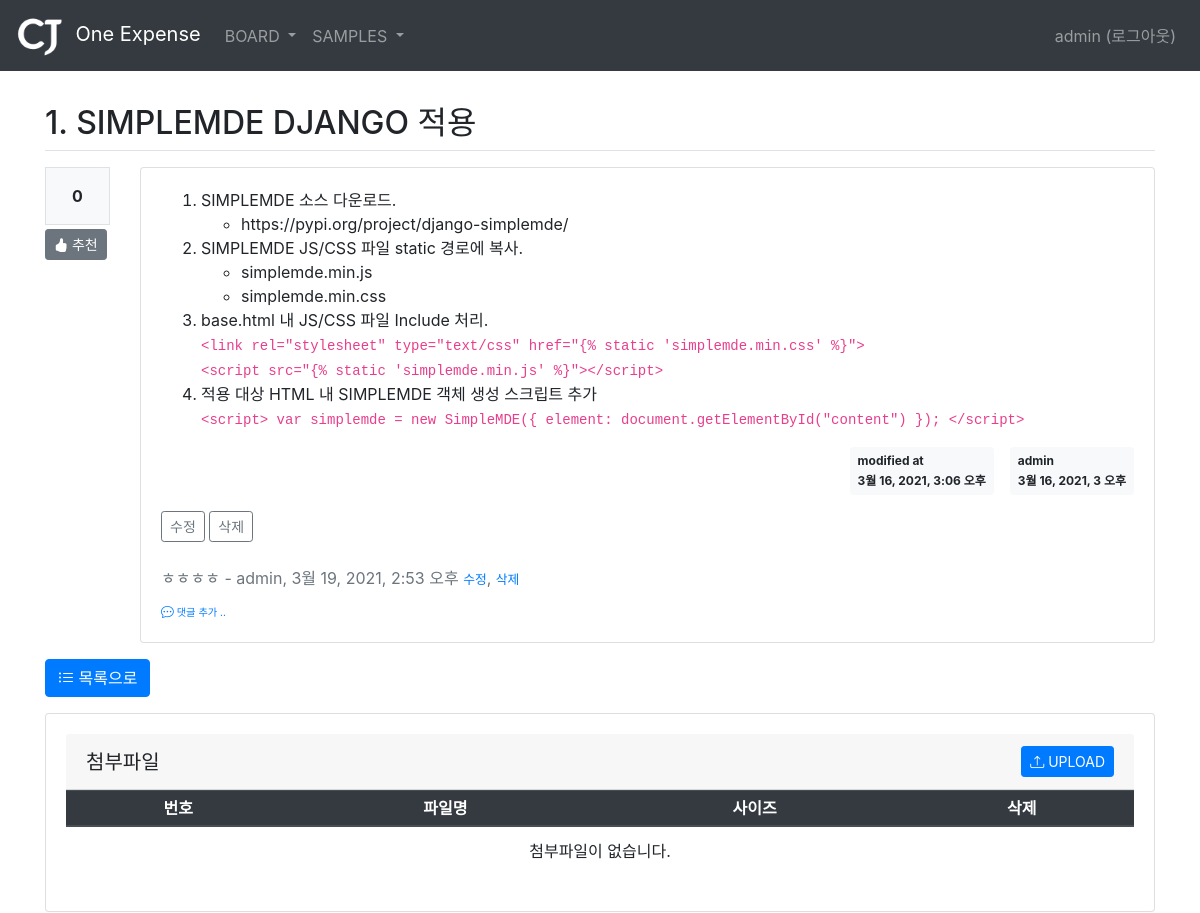
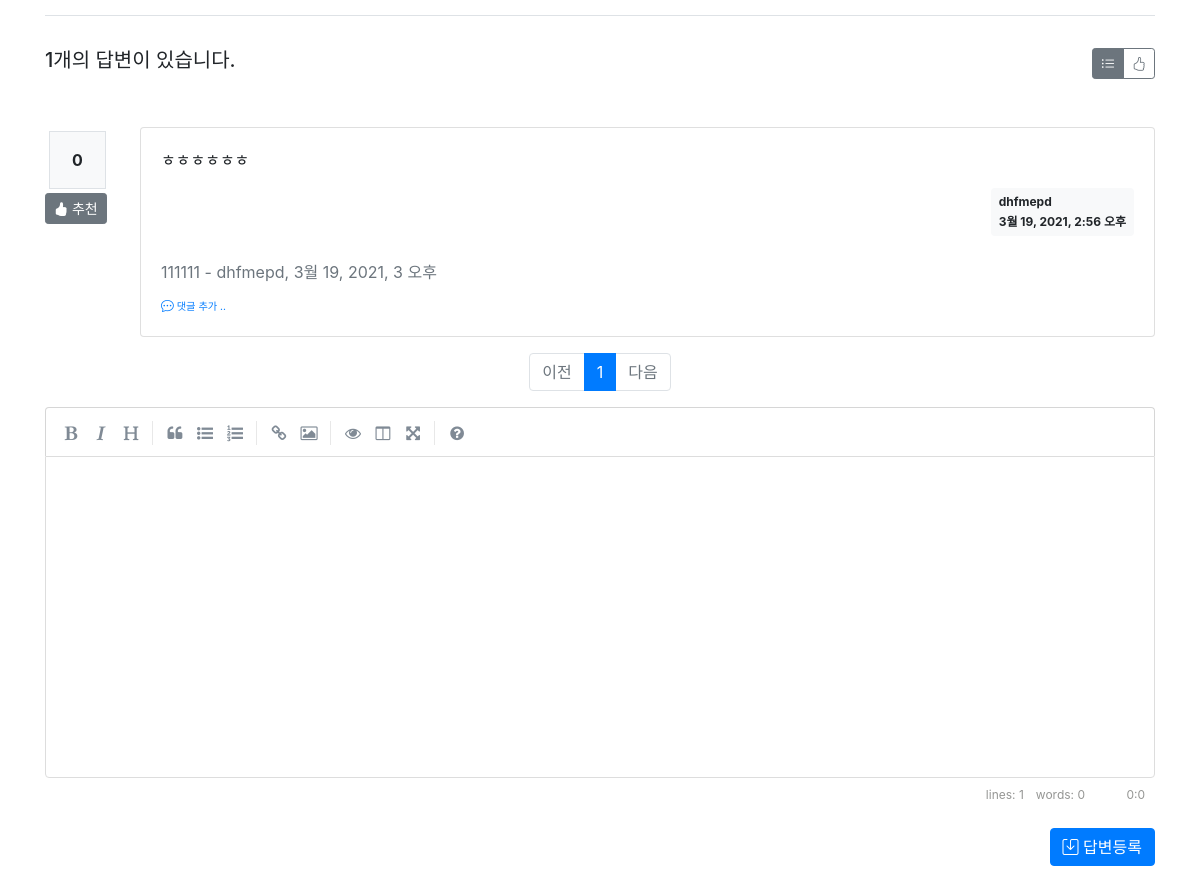
Page /board/board/detail/309/ (signed in) on the committed database (2 pictures, top to bottom).
### board/models.py (models this page shows, shortened)
class Board(models.Model):
    menu = models.ForeignKey(Menu, on_delete=models.CASCADE, related_name='menu_board')
    author = models.ForeignKey(User, on_delete=models.CASCADE, related_name='author_board')
    subject = models.CharField(max_length=200)
    content = models.TextField()
    hit_count = models.IntegerField(default=0)
    create_date = models.DateTimeField()
    modify_date = models.DateTimeField(null=True, blank=True)
    voter = models.ManyToManyField(User, related_name='voter_board')

class Comment(models.Model):
    author = models.ForeignKey(User, on_delete=models.CASCADE)
    content = models.TextField()
    create_date = models.DateTimeField()
    modify_date = models.DateTimeField(null=True, blank=True)
    board = models.ForeignKey(Board, null=True, blank=True, on_delete=models.CASCADE)
    reply = models.ForeignKey(Reply, null=True, blank=True, on_delete=models.CASCADE)

class Reply(models.Model):
    author = models.ForeignKey(User, on_delete=models.CASCADE, related_name='author_reply')
    board = models.ForeignKey(Board, on_delete=models.CASCADE)
    content = models.TextField()
    create_date = models.DateTimeField()
    modify_date = models.DateTimeField(null=True, blank=True)
    voter = models.ManyToManyField(User, related_name='voter_reply')

### board/views/base_views.py (the view)
# urls.py: path('board/detail/<int:board_id>/', base_views.detail, name='detail'),
@login_required(login_url='common:login')
def detail(request, board_id):
    page = request.GET.get('page', '1')  # 페이지
    so = request.GET.get('so', 'recent')  # 정렬기준
    board = get_object_or_404(Board, pk=board_id)
    board.hit_count += 1
    board.save()
    if so == 'recommend':
        reply_list = board.reply_set.all().annotate(num_voter=Count('voter')).order_by('-num_voter', '-create_date')
    else:  # recent
        reply_list = board.reply_set.all().order_by('-create_date')
    paginator = Paginator(reply_list, 5)  # 페이지당 5개씩 보여주기
    page_obj = paginator.get_page(page)
    fileForm = FileForm()
    file_list = File.objects.filter(ref_type='board', ref_id=board.id).order_by('-create_date')
    context = {'board': board, 'reply_list': page_obj, 'so': so, 'page': page, 'fileForm': fileForm, 'file_list': file_list, 'ref_type': 'board', 'ref_id': board.id}
    return render(request, 'board/board_detail.html', context)

### board/templatetags/board_filter.py (called while the page is built)
@register.filter()
def mark(value):
    extensions = ["nl2br", "fenced_code"]
    return mark_safe(markdown.markdown(value, extensions=extensions))

### templates/board/board_detail.html (shortened to what this page needs)
{% extends 'base.html' %}
{% load board_filter %}
{% block content %}
<div class="container my-3" style="padding-top:80px">
    <h2 class="border-bottom py-2">{{ board.subject }}</h2>
    <div class="row my-3">
        <div class="col-1">
            <div class="bg-light text-center p-3 border font-weight-bolder mb-1">{{board.voter.count}}</div>
            <a href="#" data-uri="{% url 'board:vote_board' board.id  %}"
               class="recommend btn btn-sm btn-secondary"><i class="bi bi-hand-thumbs-up-fill"></i> 추천</a>
        </div>
        <div class="col-11">
            <div class="card">
                <div class="card-body">
                    <div class="card-text">{{ board.content|mark }}</div>
                    <div class="d-flex justify-content-end">
                        {% if board.modify_date %}
                        <div class="badge badge-light p-2 text-left mx-3">
                            <div class="mb-2">modified at</div>
                            <div>{{ board.modify_date }}</div>
                        </div>
                        {% endif %}
                        <div class="badge badge-light p-2 text-left">
                            <div class="mb-2">{{ board.author.username }}</div>
                            <div>{{ board.create_date }}</div>
                        </div>
                    </div>
                    {% if request.user == board.author %}
                    <div class="my-3">
                        <a href="{% url 'board:board_modify' board.id  %}"
                           class="btn btn-sm btn-outline-secondary">수정</a>
                        <a href="#" class="delete btn btn-sm btn-outline-secondary"
                           data-uri="{% url 'board:board_delete' board.id  %}">삭제</a>
                    </div>
                    {% endif %}
                    {% if board.comment_set.count > 0 %}
                    <div class="mt-3">
                    {% for comment in board.comment_set.all %}
                        <div class="comment py-2 text-muted">
                            <span style="white-space: pre-line;">{{ comment.content }}</span>
                            <span>
                                - {{ comment.author }}, {{ comment.create_date }}
                            </span>
                            {% if request.user == comment.author %}
                            <a href="{% url 'board:comment_modify_board' comment.id  %}" class="small">수정</a>,
                            <a href="#" class="small delete"
                               data-uri="{% url 'board:comment_delete_board' comment.id  %}">삭제</a>
                            {% endif %}
                        </div>
                    {% endfor %}
                    </div>
                    {% endif %}
                    <div>
                        <a href="{% url 'board:comment_create_board' board.id  %}"
                           class="small"><i class="bi bi-chat-dots"></i><small> 댓글 추가 ..</small></a>
                    </div>
                </div>
            </div>
        </div>
    </div>
    <a href="{% url 'board:list' board.menu_id %}" class="btn btn-primary"><i class="bi bi-list-ul"></i> 목록으로</a>
    <div class="row my-3">
        <div class="col-12">
            <div class="card">
                <div class="card-body">
                    <h5 class="card-header d-flex justify-content-between align-items-center">
                        첨부파일
                        <button id="upload_popup_btn" type="button" class="btn btn-sm btn-primary"><i class="bi bi-upload"></i> UPLOAD</button>
                    </h5>
                    <table class="table">
                        <thead>
                        <tr class="text-center thead-dark table-sm">
                            <th>번호</th>
                            <th>파일명</th>
                            <th>사이즈</th>
                            <th>삭제</th>
                        </tr>
                        </thead>
                        <tbody>
                        {% if file_list %}
                        {% for file in file_list %}
                        <tr class="text-center">
                            <td>{{ forloop.counter }}</td>
                            <td>
                                <a href="{% url 'common:file_download' file.id  %}">{{ file.file_name }}</a>
                            </td>
                            <td>
                                {{ file.file_data.size }}
                            </td>
                            <td>
                                <a href="#" data-uri="{% url 'common:file_delete' file.id %}" class="file_delete badge badge-danger" type="button">DELETE</a>
                            </td>
                        </tr>
                        {% endfor %}
                        {% else %}
                        <tr>
                            <td colspan="4" class="text-center">첨부파일이 없습니다.</td>
                        </tr>
                        {% endif %}
                        </tbody>
                    </table>
                </div>
            </div>
        </div>
    </div>
    <div class="d-flex justify-content-between border-top my-3 py-2">
        <h5 class="my-3 py-2">{{ reply_list.paginator.count }}개의 답변이 있습니다.</h5>
        <div class="btn-group my-3 py-2" role="group">
            <button type="button" class="btn btn-sm btn-outline-secondary so {% if so == 'recent' %}active{% endif %}" data-so="recent"  data-original-title="최신순">
                <i class="bi bi-list-ul"></i>
            </button>
            <button type="button" class="btn btn-sm btn-outline-secondary so {% if so == 'recommend' %}active{% endif %}" data-so="recommend" data-original-title="추천순">
                <i class="bi bi-hand-thumbs-up"></i>
            </button>
        </div>
    </div>
    {% for reply in reply_list %}
    <div class="row my-3">
        <div class="col-1">
            <div class="bg-light text-center p-3 border font-weight-bolder m-1">{{reply.voter.count}}</div>
            <a href="#" data-uri="{% url 'board:vote_reply' reply.id  %}"
                class="recommend btn btn-sm btn-secondary"><i class="bi bi-hand-thumbs-up-fill"></i> 추천</a>
        </div>
        <div class="col-11">
            <div class="card">
                <div class="card-body">
                    <div class="card-text">{{ reply.content|mark }}</div>
                    <div class="d-flex justify-content-end">
                        <div class="badge badge-light p-2 text-left">
                            <div class="mb-2">{{ reply.author.username }}</div>
                            <div>{{ reply.create_date }}</div>
                        </div>
                    </div>
                    {% if reply.comment_set.count > 0 %}
                    <div class="mt-3">
                    {% for comment in reply.comment_set.all %}
                        <div class="comment py-2 text-muted">
                            <span style="white-space: pre-line;">{{ comment.content }}</span>
                            <span>
                                - {{ comment.author }}, {{ comment.create_date }}
                            </span>
                        </div>
                    {% endfor %}
                    </div>
                    {% endif %}
                    <div>
                        <a href="{% url 'board:comment_create_reply' reply.id  %}"
                           class="small"><i class="bi bi-chat-dots"></i><small> 댓글 추가 ..</small></a>
                    </div>
                </div>
            </div>
        </div>
    </div>
    {% endfor %}
    <ul class="pagination justify-content-center">
        {% if reply_list.has_previous %}
        <li class="page-item">
           <a class="page-link" data-page="{{ reply_list.previous_page_number }}" href="#">이전</a>
        </li>
        {% else %}
        <li class="page-item disabled">
            <a class="page-link" tabindex="-1" aria-disabled="true" href="#">이전</a>
        </li>
        {% endif %}
        {% for page_number in reply_list.paginator.page_range %}
            {% if page_number >= reply_list.number|add:-5 and page_number <= reply_list.number|add:5 %}
                {% if page_number == reply_list.number %}
                <li class="page-item active" aria-current="page">
                    <a class="page-link" data-page="{{ page_number }}" href="#">{{ page_number }}</a>
                </li>
                {% else %}
                <li class="page-item">
                    <a class="page-link" data-page="{{ page_number }}" href="#">{{ page_number }}</a>
                </li>
                {% endif %}
            {% endif %}
        {% endfor %}
        {% if reply_list.has_next %}
        <li class="page-item">
            <a class="page-link" data-page="{{ reply_list.next_page_number }}" href="#">다음</a>
        </li>
        {% else %}
        <li class="page-item disabled">
            <a class="page-link" tabindex="-1" aria-disabled="true" href="#">다음</a>
        </li>
        {% endif %}
    </ul>
    <form action="{% url 'board:reply_create' board.id %}" method="post" class="my-3">
        <div class="form-group">
        </div>
        <div class="d-flex justify-content-end">
            <button type="submit" class="btn btn-primary"><i class="bi bi-save"></i> 답변등록</button>
        </div>
    </form>
</div>
{% endblock %}

### templates/navbar.html (shortened to what this page needs)
{% load static %}
<header>
    <nav class="navbar navbar-expand-md navbar-dark fixed-top bg-dark">
        <a class="navbar-brand" href="/">
            <img src="{% static '/images/logo_cj_white.png' %}" class="img-fluid" style="height:45px; padding-right:5px"> One Expense
        </a>
        <div class="collapse navbar-collapse" id="navbarCollapse">
            <ul class="navbar-nav mr-auto">
                <li class="nav-item dropdown">
                    {% if user.is_authenticated %}
                    <a class="nav-link dropdown-toggle" href="{% url 'board:list' 1 %}" data-toggle="dropdown"> BOARD </a>
                    {% endif %}
                </li>
                <li class="nav-item dropdown">
                    {% if user.is_authenticated %}
                    <a class="nav-link dropdown-toggle" href="{% url 'board:list' 1 %}" data-toggle="dropdown"> SAMPLES </a>
                    {% endif %}
                </li>
            </ul>
            <ul class="navbar-nav">
                <li class="nav-item">
                    {% if user.is_authenticated %}
                    <a class="nav-link" href="{% url 'common:logout' %}">{{ user.username }} (로그아웃)</a>
                    {% else %}
                    <a class="nav-link" href="{% url 'common:login' %}">로그인</a>
                    {% endif %}
                </li>
            </ul>
        </div>
    </nav>
</header>

### rows in the picture
Board: subject "1. SIMPLEMDE DJANGO 적용", voter.count "0", content|mark "SIMPLEMDE 소스 다운로드. https://pypi.org/project/django-simplemde/ SIMPLEMDE JS/CSS 파일 static 경로에 복사. simplemde.min.js simplemde.min.css base.html 내 JS/CSS 파일 Include 처리. <link rel=\"stylesheet\" type=\"text/css\" href=\"{% static 'simplemde.min.css' %}\"> <script src=\"{% static 'simplemde.min.js' %}\"></script> 적용 대상 HTML 내 SIMPLEMDE 객체 생성 스크립트 추가 <script> var simplemde = new SimpleMDE({ element: document.getElementById(\"content\") }); </script>", modify_date "3월 16, 2021, 3:06 오후", author.username "admin", create_date "3월 16, 2021, 3 오후"
Comment: content "ㅎㅎㅎㅎ", author "admin", create_date "3월 19, 2021, 2:53 오후", shows "수정"
Reply: voter.count "0", content|mark "ㅎㅎㅎㅎㅎㅎ", author.username "dhfmepd", create_date "3월 19, 2021, 2:56 오후"
Comment: content "111111", author "dhfmepd", create_date "3월 19, 2021, 3 오후"

### other values in the picture
{{ user.username }} "admin"
{{ reply_list.paginator.count }} "1"
{{ page_number }} "1"
